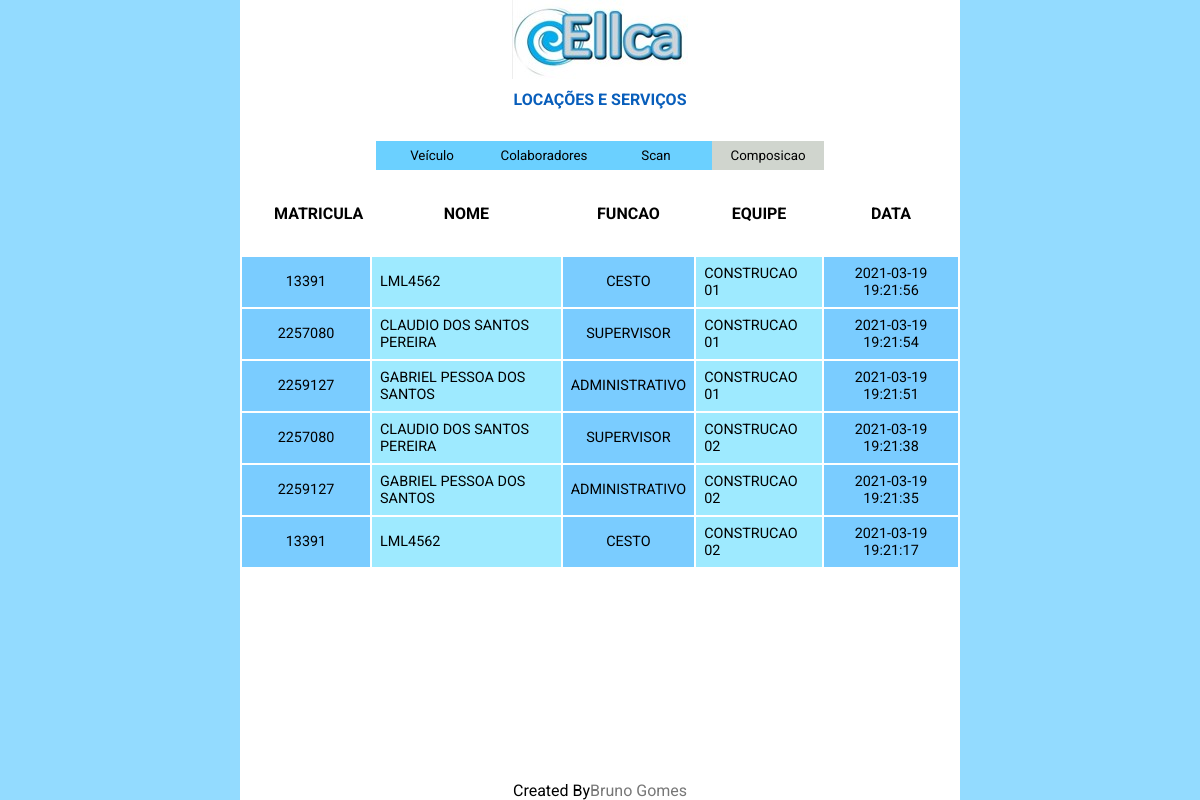
/composicao, run on the app's committed database.
### tables this page shows
CREATE TABLE "composicao" ('id' integer PRIMARY KEY NOT NULL,'matricula' varchar(20) NOT NULL, 'nome' varchar(40) NOT NULL,'funcao' varchar(25) NOT NULL, 'equipe'  varchar(20) NOT NULL  , 'data'  timestamp DEFAULT CURRENT_TIMESTAMP  );

### app.py (the view)
@app.route("/composicao",methods=["GET","POST"])
def composity():
    render_template("composicao.html", composicao='')
    rows = cursor.execute("SELECT * FROM composicao ORDER BY data DESC LIMIT 10")
    composicao = []
    for row in rows:
        colaborador = row
        composicao.append(colaborador)
    return render_template("composicao.html", composicao=composicao)

### app.py (called while the page is built)
@app.after_request
def after_request(response):
    response.headers["Cache-Control"] = "no-cache, no-store, must-revalidate"
    response.headers["Expires"] = 0
    response.headers["Pragma"] = "no-cache"
    return response

### templates/composicao.html (shortened to what this page needs)
<html>
    <head>
        <link rel="stylesheet" href="../static/style.css">
    </head>
    <body>
        <div id='content' style="display:flex; justify-content:flex-start;">
            <img src='./static/ELLCA.jpg' alt='ELLCA LOCAÇÕES E SERVIÇOS'>
            <h1>LOCAÇÕES E SERVIÇOS</h1>
                <div class='menu'>
                    <a href='/veiculo'><button class='btnmenu' id='veiculo' value='veiculo'>Veículo</button></a>
                    <a href='/'><button class='btnmenu' id='colaborador' value='colaboradores'>Colaboradores</button></a>
                    <a href='/scan'><button class='btnmenu' id='scan' value='scan'>Scan</button></a>
                    <a href='/composicao'><button class='btnmenu active' id='composicao' value='composicao'>Composicao</button></a>
                </div>
        <div class='composity' >
            <table class="table">
                <thead>
                <tr>
                    <th>MATRICULA</th>
                    <th>NOME</th>
                    <th>FUNCAO</th>
                    <th>EQUIPE</th>
                    <th>DATA</th>
                </tr>
              </thead>
              <tbody>
                {% for colaborador in composicao %}
                <tr>
                  <td >{{ colaborador[1] }}</td>
                  <td >{{ colaborador[2] }}</td>
                  <td >{{ colaborador[3] }}</td>
                  <td >{{ colaborador[4] }}</td>
                  <td >{{ colaborador[5] }}</td>
                </tr>
                </tbody>
                {% endfor %}
            </table>
        </div>
        </div>
    <foorter>
        Created By<a href='https://github.com/shymarrai' target='__blank'> Bruno Gomes</a>
    </foorter>
    </body>
</html>

### static/style.css (style rules this page uses)
body { display:flex; align-items:center; justify-content:center; background:#93dbff; }
div#content { top:0; flex-direction:column; position:absolute; display:flex; align-items:center; justify-content:center; width: 60vw; background:#fff; min-height:100vh; font-family: 'Roboto', sans-serif; }
thead tr th { padding:2rem; }
tbody tr td { background:#f3f3f3; font-size: .9rem; padding:.5rem; }
tbody tr td:nth-child(1), thead tr th:nth-child(1) { max-width:4rem; text-align:center; padding: 0 2rem; }
tbody tr td:nth-child(even) { background:#9eeaff; }
tbody tr td:nth-child(odd) { text-align:center; background:#7accff; }
div.menu { width:100vw; font-family: 'Roboto', sans-serif; display:flex; align-items:center; justify-content:center; position:relative; }
.btnmenu { cursor:pointer; width:7rem; height:1.8rem; border: none; background:#6bd0ff; font-family: 'Roboto', sans-serif; }
.active { background:#D0D5CE; }
foorter { position:fixed; bottom:0; width:100%; background:rgba(0,0,0,0); display:flex; justify-content:center; font-family: 'Roboto', sans-serif; }
a { text-decoration:none; color:#777; }
h1 { color:#000; z-index:2; font-size:1rem; margin-bottom:2rem; color: #085ebb; font-family: 'Roboto', sans-serif; }
img { z-index:2; top:0; position:relative; display:block; }

### data on the page
composicao: matricula "13391", nome "LML4562", funcao "CESTO", equipe "CONSTRUCAO 01", data "2021-03-19 19:21:56"
composicao: matricula "2257080", nome "CLAUDIO DOS SANTOS PEREIRA", funcao "SUPERVISOR", equipe "CONSTRUCAO 01", data "2021-03-19 19:21:54"
composicao: matricula "2259127", nome "GABRIEL PESSOA DOS SANTOS", funcao "ADMINISTRATIVO", equipe "CONSTRUCAO 01", data "2021-03-19 19:21:51"
composicao: matricula "2257080", nome "CLAUDIO DOS SANTOS PEREIRA", funcao "SUPERVISOR", equipe "CONSTRUCAO 02", data "2021-03-19 19:21:38"
composicao: matricula "2259127", nome "GABRIEL PESSOA DOS SANTOS", funcao "ADMINISTRATIVO", equipe "CONSTRUCAO 02", data "2021-03-19 19:21:35"
composicao: matricula "13391", nome "LML4562", funcao "CESTO", equipe "CONSTRUCAO 02", data "2021-03-19 19:21:17"
